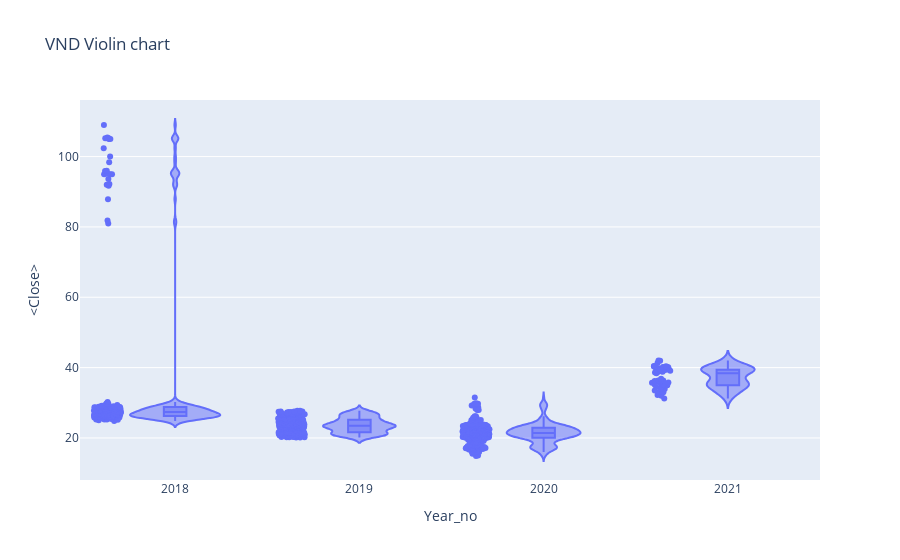

The notebook cell saved with this chart:
### Code cell
#px.violin(df_tips, y="tip", x="smoker", color="sex", box=True, points="all",
#          hover_data=df_tips.columns)

fig = go.Figure()
px.violin(df,x='Year_no',y='<Close>',box =True, points='all',
         hover_data=df.columns, title = 'VND Violin chart')

### Figure 1 — Plotly figure (JSON) as saved in the notebook; plotly's stock layout.template omitted (floating-point values rounded to 4 significant figures; data arrays with more than 128 entries replaced by an {"elided": "..."} marker saying what was removed)
{"data": [{"alignmentgroup": "True", "box": {"visible": true}, "customdata": {"elided": "706x3 mixed values"}, "hovertemplate": "Year_no=%{x}<br><Close>=%{y}<br>datetime=%{customdata[0]}<br><Volume>=%{customdata[1]}<br>Period=%{customdata[2]}<extra></extra>", "legendgroup": "", "marker": {"color": "#636efa"}, "name": "", "offsetgroup": "", "orientation": "v", "points": "all", "scalegroup": "True", "showlegend": false, "type": "violin", "x": {"elided": "706 int values"}, "x0": " ", "xaxis": "x", "y": {"elided": "706 float values"}, "y0": " ", "yaxis": "y"}], "layout": {"legend": {"tracegroupgap": 0}, "title": {"text": "VND Violin chart"}, "violinmode": "group", "xaxis": {"anchor": "y", "domain": [0, 1], "title": {"text": "Year_no"}}, "yaxis": {"anchor": "x", "domain": [0, 1], "title": {"text": "<Close>"}}}}
